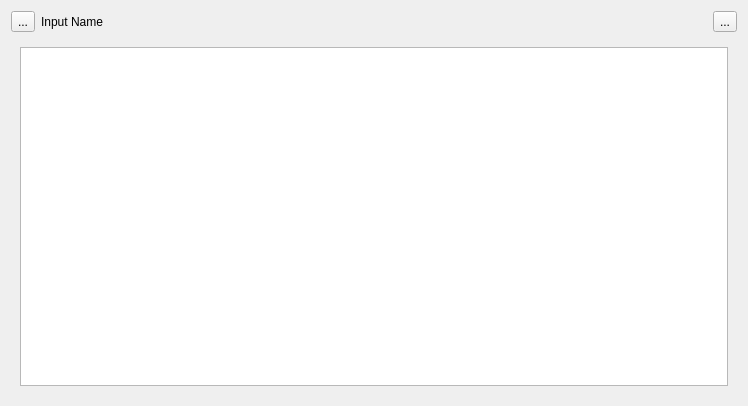
<?xml version="1.0" encoding="UTF-8"?>
<ui version="4.0">
 <class>TabularInput</class>
 <widget class="QWidget" name="TabularInput">
  <property name="geometry">
   <rect>
    <x>0</x>
    <y>0</y>
    <width>748</width>
    <height>406</height>
   </rect>
  </property>
  <property name="windowTitle">
   <string>Form</string>
  </property>
  <layout class="QGridLayout" name="gridLayout">
   <item row="1" column="0">
    <layout class="QHBoxLayout" name="horizontalLayout">
     <item>
      <widget class="QToolButton" name="addButton">
       <property name="text">
        <string>...</string>
       </property>
       <property name="icon">
        <iconset resource="../../resources/resources.qrc">
         <normaloff>:/expand.png</normaloff>:/expand.png</iconset>
       </property>
      </widget>
     </item>
     <item>
      <widget class="QLabel" name="name">
       <property name="text">
        <string>Input Name</string>
       </property>
      </widget>
     </item>
     <item>
      <spacer name="horizontalSpacer">
       <property name="orientation">
        <enum>Qt::Horizontal</enum>
       </property>
       <property name="sizeHint" stdset="0">
        <size>
         <width>40</width>
         <height>20</height>
        </size>
       </property>
      </spacer>
     </item>
     <item>
      <widget class="QToolButton" name="expandButton">
       <property name="text">
        <string>...</string>
       </property>
       <property name="icon">
        <iconset resource="../../resources/resources.qrc">
         <normaloff>:/add.png</normaloff>:/add.png</iconset>
       </property>
      </widget>
     </item>
    </layout>
   </item>
   <item row="2" column="0">
    <widget class="QWidget" name="widget" native="true">
     <layout class="QGridLayout" name="gridLayout_2">
      <item row="0" column="0">
       <widget class="QTableView" name="tableView"/>
      </item>
     </layout>
    </widget>
   </item>
  </layout>
 </widget>
 <resources>
  <include location="../../resources/resources.qrc"/>
 </resources>
 <connections/>
</ui>
